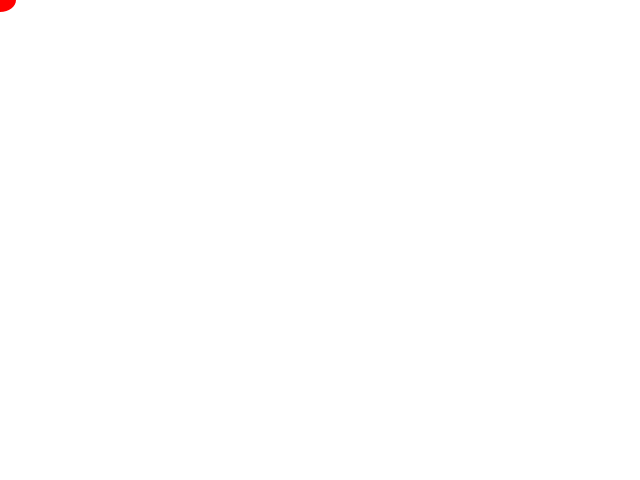
Frame 1 (no input)
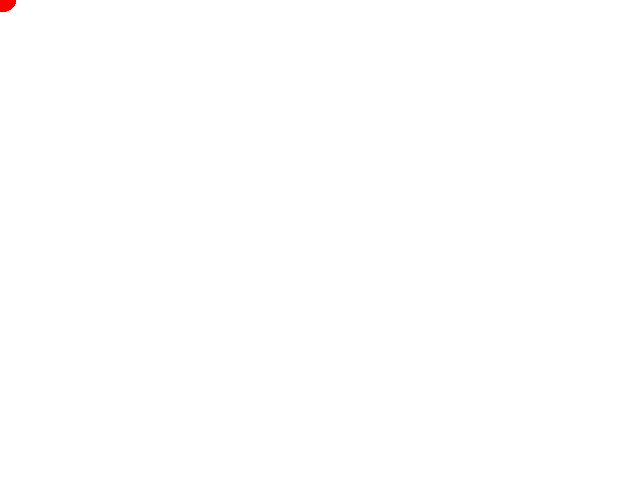
Frame 60 (the mouse pressed at the canvas centre just before this capture)
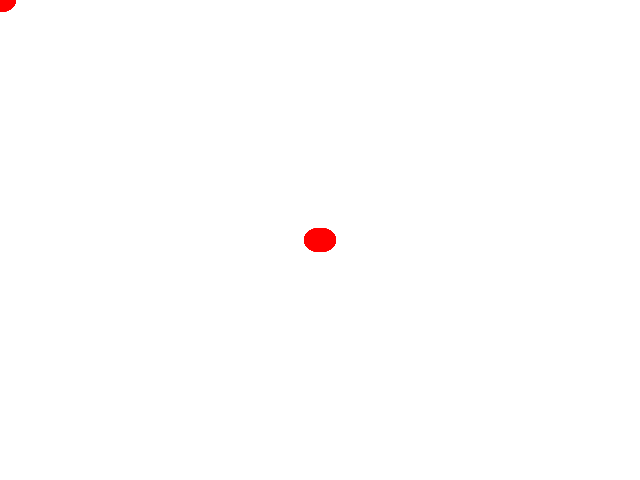
Frame 120 (the mouse held since frame 60 and released just before this capture)

The Processing sketch that drew these frames (run headless with seeded random() and noise(); from frame 60 on, the mouse is pressed at the canvas centre):

// Processing sketch: drawWithColor
// ── drawWithColor.pde
int backgroundColor = color(255);

void setup() { 
  size(640, 480); //for browser
  background(backgroundColor);
}

void draw() {
  float xDiameter = width/20, yDiameter = height/20;
  fill(255,0,0);
  noStroke();
  ellipse(mouseX, mouseY, xDiameter, yDiameter);
}

void keyPressed() {
  background(backgroundColor);
}
